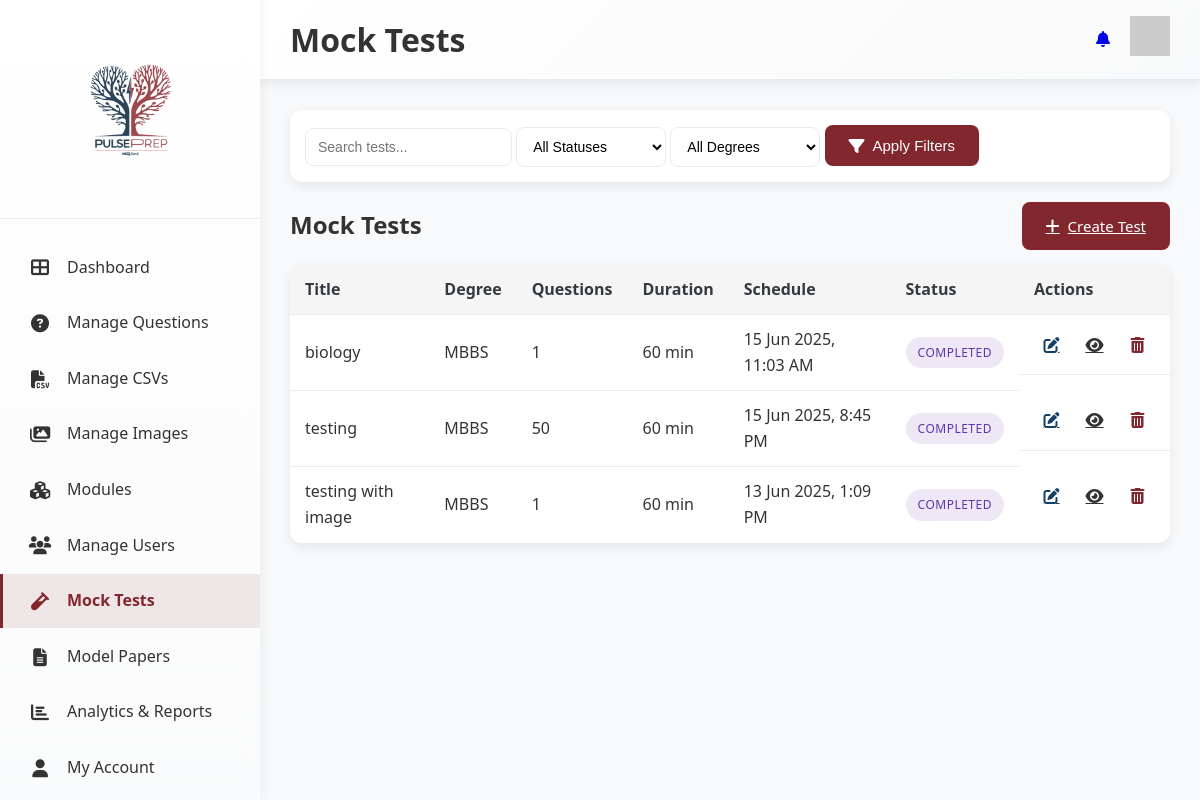
The page /mocktest/ (signed in) on the database as committed earlier.
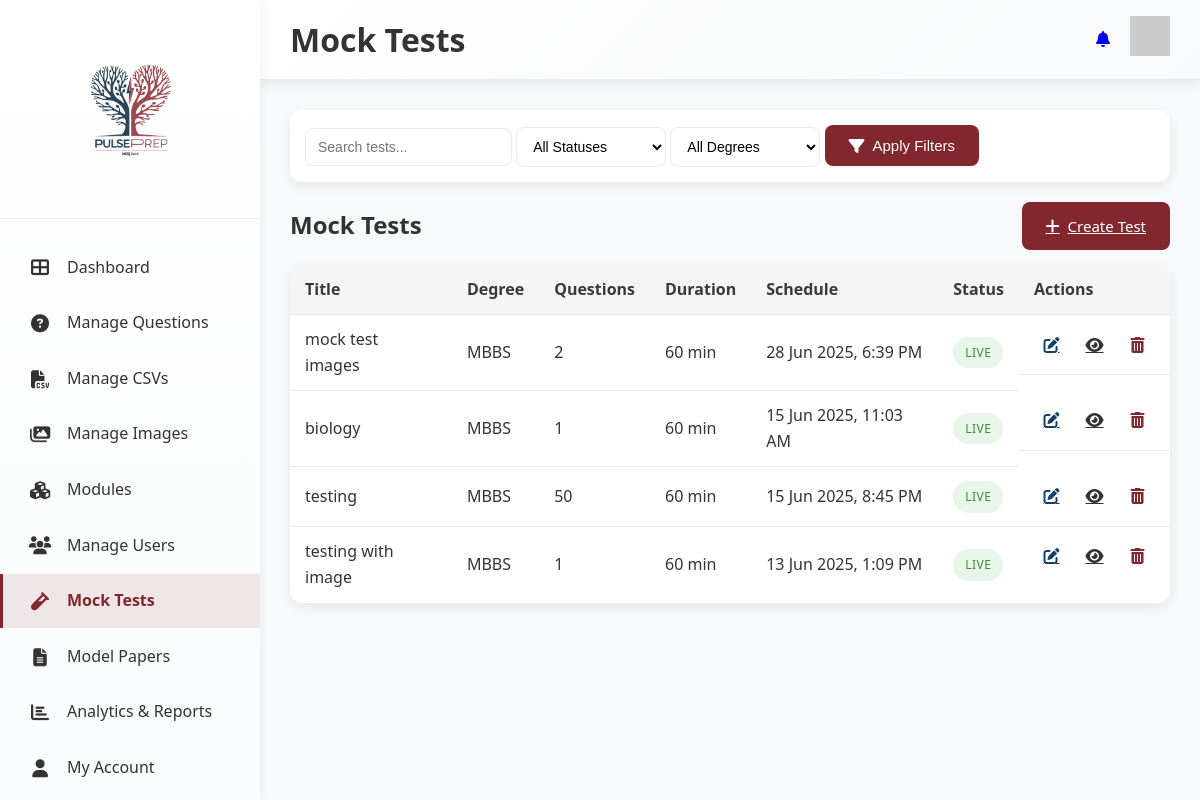
The same page on the database as committed later.
### mocktest/models.py (models this page shows, shortened)
class MockTest(models.Model):
    STATUS_CHOICES = [
        ('draft', 'Draft'),
        ('scheduled', 'Scheduled'),
        ('live', 'Live'),
        ('completed', 'Completed'),
    ]
    SELECTION_TYPE_CHOICES = [
        ('random', 'Random Selection'),
        ('manual', 'Manual Selection'),
    ]
    title = models.CharField(max_length=200)
    description = models.TextField(blank=True)
    degree = models.CharField(max_length=4, choices=Question.DEGREE_CHOICES, blank=True)
    year = models.CharField(max_length=3, choices=Question.YEAR_CHOICES, blank=True)
    block = models.CharField(max_length=100, blank=True)
    module = models.CharField(max_length=100, blank=True)
    subject = models.CharField(max_length=100, blank=True)
    topic = models.CharField(max_length=100, blank=True)
    duration_minutes = models.IntegerField(default=60)
    total_questions = models.IntegerField(default=50)
    passing_percentage = models.IntegerField(default=40)
    max_attempts = models.IntegerField(default=1)
    selection_type = models.CharField(max_length=10, choices=SELECTION_TYPE_CHOICES, default='random')
    easy_percentage = models.IntegerField(default=30)  # For random selection
    medium_percentage = models.IntegerField(default=50)
    hard_percentage = models.IntegerField(default=20)
    randomize_questions = models.BooleanField(default=True)
    randomize_options = models.BooleanField(default=True)
    show_explanations = models.BooleanField(default=True)
    start_datetime = models.DateTimeField()
    end_datetime = models.DateTimeField()
    status = models.CharField(max_length=10, choices=STATUS_CHOICES, default='draft')
    created_by = models.ForeignKey(settings.AUTH_USER_MODEL, on_delete=models.CASCADE, related_name='created_tests')
    created_at = models.DateTimeField(auto_now_add=True)
    updated_at = models.DateTimeField(auto_now=True)
    questions = models.ManyToManyField(Question, through='TestQuestion')
    class Meta:
        ordering = ['-created_at']

### mocktest/views.py (the view)
# urls.py: path('', views.mocktest_list, name='mocktest_list'),
@content_access_required
def mocktest_list(request):
    query = request.GET.get('q', '')
    status_filter = request.GET.get('status', '')
    degree_filter = request.GET.get('degree', '')
    tests = MockTest.objects.all()
    tests = apply_user_access_filter(tests, request.user)
    if query:
        tests = tests.filter(
            Q(title__icontains=query) |
            Q(description__icontains=query)
        )
    if status_filter:
        tests = tests.filter(status=status_filter)
    if degree_filter:
        tests = tests.filter(degree=degree_filter)
    for test in tests:
        now = timezone.now()
        if test.status == 'scheduled' and now >= test.start_datetime:
            test.status = 'live'
            test.save()
        elif test.status == 'live' and now > test.end_datetime:
            test.status = 'completed'
            test.save()
    paginator = Paginator(tests, 10)
    page_number = request.GET.get('page')
    page_obj = paginator.get_page(page_number)
    try:
        access_info = get_user_access_info(request.user)
    except:
        access_info = {'level': 'guest', 'can_access': False}
    context = {
        'page_obj': page_obj,
        'query': query,
        'status_filter': status_filter,
        'degree_filter': degree_filter,
        'user_access': access_info,
        'can_create_tests': access_info.get('level') == 'admin',
    }
    return render(request, 'mocktest/mocktest_list.html', context)

### notifications/context_processors.py (called while the page is built)
def notification_context(request):
    if request.user.is_authenticated:
        try:
            unread_count = NotificationMessage.objects.filter(
                Q(recipient=request.user) | Q(recipient__isnull=True),
                is_read=False
            ).count()
            return {
                'unread_count': unread_count,
            }
        except Exception:
            return {'unread_count': 0}
    return {'unread_count': 0}

### user_management/context_processors.py (called while the page is built, shortened)
def admin_navigation_stats(request):
    User = get_user_model()
    if not request.user.is_authenticated:
        return {}
    return {}

### user_management/utils.py (called while the page is built, shortened)
def get_user_access_info(user):
    if user.is_admin or user.is_superuser:
        return {
            'level': 'admin',
            'display': 'Administrator - Full Access to All Content',
            'can_access': True,
            'degree': None,
            'year': None,
            'filter_params': {},
            'can_create_tests': True,
            'can_manage_users': True,
            'can_view_analytics': True,
        }

### templates/mocktest/mocktest_list.html (shortened to what the changed rows need)
{% load static %}
<!DOCTYPE html>
<html lang="en">
  <head>
    <link rel="stylesheet" href="{% static 'css/DAstyles.css' %}" />
    <link rel="stylesheet" href="{% static 'css/mockTest.css' %}" />
    <link rel="stylesheet" href="https://cdnjs.cloudflare.com/ajax/libs/font-awesome/6.4.0/css/all.min.css" />
  </head>
  <body>
    <div class="container">
      <main class="main-content">
        <header class="header">
          <h1>Mock Tests</h1>
        </header>
        <div class="dashboard-content">
          <section class="mock-test-list">
            <div class="test-list-header">
              <h2>Mock Tests</h2>
            </div>
            <div class="test-table-container">
              <table class="test-table">
                <thead>
                  <tr>
                    <th>Title</th>
                    <th>Degree</th>
                    <th>Questions</th>
                    <th>Duration</th>
                    <th>Schedule</th>
                    <th>Status</th>
                    <th>Actions</th>
                  </tr>
                </thead>
                <tbody>
                  {% for test in page_obj %}
                    <tr>
                      <td>{{ test.title }}</td>
                      <td>{{ test.degree|default:"-" }}</td>
                      <td>{{ test.total_questions }}</td>
                      <td>{{ test.duration_minutes }} min</td>
                      <td>{{ test.start_datetime|date:"d M Y, g:i A" }}</td>
                      <td>
                        <span class="status-badge {{ test.status }}">{{ test.get_status_display }}</span>
                      </td>
                      <td class="action-cell">
                        <a href="{% url 'create_test' %}?id={{ test.id }}" class="icon-button" title="Edit">
                          <i class="fas fa-edit"></i>
                        </a>
                        <a href="{% url 'preview_test' test.id %}" class="icon-button" title="Preview">
                          <i class="fas fa-eye"></i>
                        </a>
                        <button class="icon-button delete-test" data-id="{{ test.id }}" title="Delete">
                          <i class="fas fa-trash-alt"></i>
                        </button>
                      </td>
                    </tr>
                  {% empty %}
                    <tr>
                      <td colspan="7" class="no-data">No tests found.</td>
                    </tr>
                  {% endfor %}
                </tbody>
              </table>
            </div>
          </section>
        </div>
      </main>
    </div>
  </body>
</html>

Rows that differ between the two databases and show on the page:
added MockTest: title "mock test images", degree "MBBS", total_questions "2", duration_minutes "60", start_datetime "28 Jun 2025, 6:39 PM", status "LIVE"
changed MockTest "biology": status "COMPLETED" → "LIVE"
changed MockTest "testing": status "COMPLETED" → "LIVE"
changed MockTest "testing with image": status "COMPLETED" → "LIVE"
